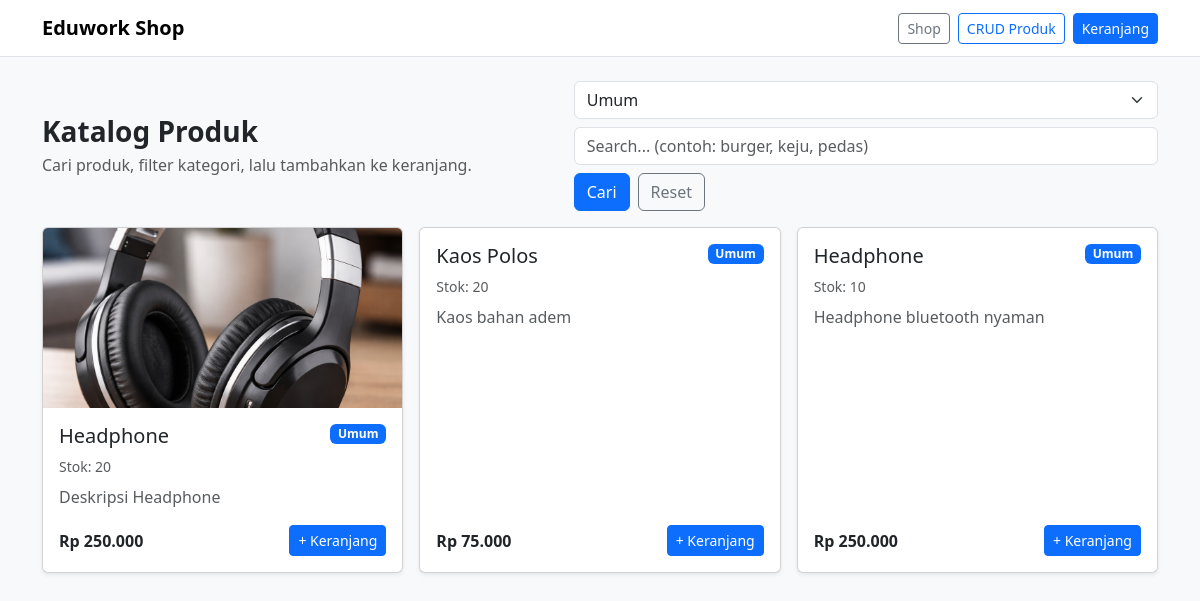
/shop/index.php?category=Umum, run on the app's committed database.
### tables this page shows
CREATE TABLE `products` (
  `id` int(11) NOT NULL,
  `nama_produk` varchar(100) NOT NULL,
  `harga` int(11) NOT NULL,
  `deskripsi` text DEFAULT NULL,
  `stok` int(11) NOT NULL,
  `kategori` varchar(50) NOT NULL DEFAULT 'Umum',
  `gambar` varchar(255) DEFAULT NULL
);

### repositories/product_repo.php (called while the page is built, shortened)
<?php
function product_categories(mysqli $conn): array
{
    $categories = [];
    $res = $conn->query("SELECT DISTINCT kategori FROM products ORDER BY kategori");
    if ($res) {
        while ($row = $res->fetch_assoc()) {
            $categories[] = $row["kategori"];
        }
    }
    return $categories;
}
function product_all(mysqli $conn, string $category = "all", string $search = ""): mysqli_result
{
    $category = trim($category);
    $search = trim($search);
    $baseSql = "SELECT id, nama_produk, harga, deskripsi, stok, kategori, gambar
                FROM products";
    $orderSql = " ORDER BY id DESC";
    $where = [];
    $types = "";
    $params = [];
    if ($category !== "all") {
        $where[] = "kategori = ?";
        $types .= "s";
        $params[] = $category;
    }
    $sql = $baseSql . " WHERE " . implode(" AND ", $where) . $orderSql;
    $stmt = $conn->prepare($sql);
    $stmt->bind_param($types, ...$params);
    $stmt->execute();
    return $stmt->get_result();
}

### helpers/helpers.php (called while the page is built, shortened)
<?php
function h($str)
{
    return htmlspecialchars($str ?? "", ENT_QUOTES, "UTF-8");
}
function rupiah($angka)
{
    return "Rp " . number_format((int)$angka, 0, ",", ".");
}

### shop/index.php (the view, shortened to what this page needs)
<?php
require_once __DIR__ . "/../layouts/header.php";
require_once __DIR__ . "/../repositories/product_repo.php";
$selectedCategory = $_GET["category"] ?? "all";
$search = $_GET["q"] ?? "";
$categories = product_categories($conn);
$result = product_all($conn, $selectedCategory, $search);
?>
<div class="d-flex flex-column flex-md-row justify-content-between align-items-md-center gap-2 mb-3">
    <div>
        <h1 class="h3 fw-bold mb-1">Katalog Produk</h1>
        <div class="text-muted">Cari produk, filter kategori, lalu tambahkan ke keranjang.</div>
    </div>
    <form method="GET" class="d-flex gap-2 flex-wrap">
        <select name="category" class="form-select" style="min-width: 180px;" onchange="this.form.submit()">
            <?php foreach ($categories as $cat): ?>
                <option value="<?= h($cat) ?>" <?= ($selectedCategory === $cat) ? "selected" : "" ?>>
                    <?= h($cat) ?>
                </option>
            <?php endforeach; ?>
        </select>
        <input
            type="text"
            name="q"
            value="<?= h($search) ?>"
            class="form-control"
            style="min-width: 220px;"
            placeholder="Search... (contoh: burger, keju, pedas)"
        >
        <button class="btn btn-primary" type="submit">Cari</button>
        <a class="btn btn-outline-secondary" href="index.php">Reset</a>
    </form>
</div>
<?php if (!$result || $result->num_rows === 0): ?>
    <div class="alert alert-warning mb-0">Produk tidak ditemukan.</div>
<?php else: ?>
    <div class="row g-3">
        <?php while ($p = $result->fetch_assoc()): ?>
            <div class="col-12 col-sm-6 col-lg-4">
                <div class="card h-100 shadow-sm">
                    <?php if (!empty($p["gambar"])): ?>
                        <img
                            src="<?= h($p["gambar"]) ?>"
                            class="card-img-top"
                            alt="<?= h($p["nama_produk"]) ?>"
                            style="height: 180px; object-fit: cover;"
                        >
                    <?php endif; ?>
                    <div class="card-body d-flex flex-column">
                        <div class="d-flex justify-content-between align-items-start gap-2 mb-2">
                            <h5 class="card-title mb-0"><?= h($p["nama_produk"]) ?></h5>
                            <span class="badge text-bg-primary"><?= h($p["kategori"] ?? "Umum") ?></span>
                        </div>
                        <div class="text-muted small mb-2">Stok: <?= (int)$p["stok"] ?></div>
                        <p class="card-text text-muted mb-3"><?= h($p["deskripsi"]) ?></p>
                        <div class="mt-auto d-flex justify-content-between align-items-center">
                            <strong><?= rupiah($p["harga"]) ?></strong>
                            <form action="../cart/add.php" method="POST" class="m-0">
                                <button
                                    type="submit"
                                    class="btn btn-primary btn-sm"
                                    <?= ((int)$p["stok"] <= 0) ? "disabled" : "" ?>
                                >
                                    + Keranjang
                                </button>
                            </form>
                        </div>
                    </div>
                </div>
            </div>
        <?php endwhile; ?>
    </div>
<?php endif; ?>
<?php require_once __DIR__ . "/../layouts/footer.php"; ?>

### data on the page
products: gambar (picture), nama_produk "Headphone", kategori "Umum", stok "20", deskripsi "Deskripsi Headphone", harga "Rp 250.000"
products: nama_produk "Kaos Polos", kategori "Umum", stok "20", deskripsi "Kaos bahan adem", harga "Rp 75.000"
products: nama_produk "Headphone", kategori "Umum", stok "10", deskripsi "Headphone bluetooth nyaman", harga "Rp 250.000"

### other printed values
form field category "Umum"
